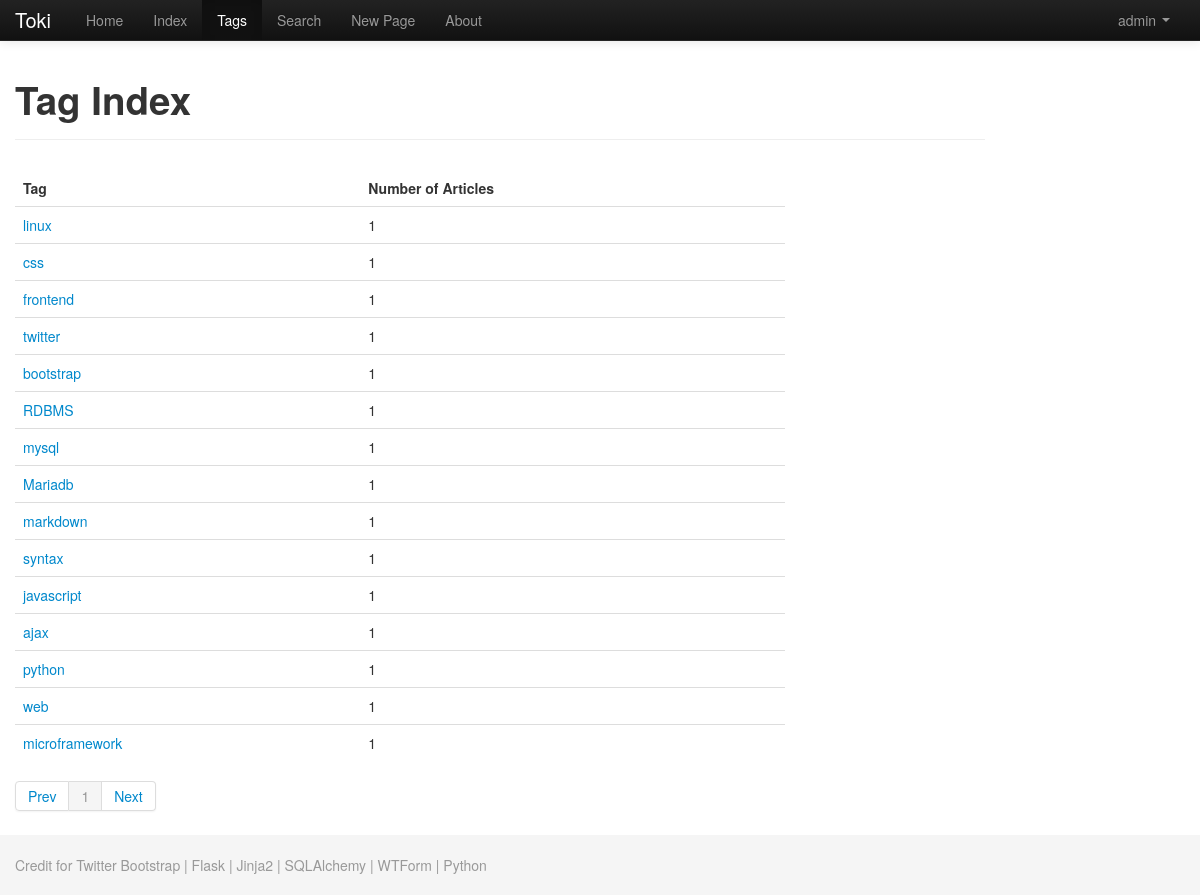
The page /tags/ (signed in) on the database its author committed.
### app/models.py (models this page shows, shortened)
class User(db.Model, UserMixin):
    id = db.Column(db.Integer, primary_key=True)
    username = db.Column(db.String(32), index=True, unique=True)
    password = db.Column(db.String(32))
    email = db.Column(db.String(120), unique=True)
    role = db.Column(db.SmallInteger, default=ROLE_USER)
    status = db.Column(db.SmallInteger, default=STATUS_WAITING_FOR_CONFIRM)
    logs = db.relationship('Log', backref='operator', lazy='dynamic')

class Tag(db.Model):
    id = db.Column(db.Integer, primary_key=True)
    name = db.Column(db.String(20), unique=True)

### app/views.py (the view)
@app.route('/tags/')
def tags():
    page_num = int(request.args.get('page_num', 1))
    sum = int(ceil(len(Tag.query.all())*1.0/items_per_page))
    if not sum == 0:
        if page_num < 1 or page_num > sum:
            abort(404)
    tags = pm.get_tag_index(page_num)
    return render_template('tags.html', tags=tags, page_num=page_num, sum=sum)

### app/helpers.py (called while the page is built)
    def get_tag_index(self, page_num=None):
        tags = Tag.query.all()
        if not page_num:
            return tags
        sum = len(tags)
        start = items_per_page*(page_num-1)
        end = items_per_page*page_num
        if sum < end:
            end = sum
        return tags[start:end]

### app/views.py (called while the page is built)
@lm.user_loader
def load_user(id):
    return User.query.get(int(id))

@app.before_request
def before_request():
    g.user = current_user

### app/templates/tags.html (shortened to what this page needs)
{% extends "base.html" %}
{% block title %}
    {{ _('Tag Index') }}
{% endblock title %}
{% block content %}
{% if tags %}
    <div>
	<table class="table">
		<thead>
			<tr>
				<th>{{ _('Tag') }}</th>
				<th>{{ _('Number of Articles') }}</th>
			</tr>
		</thead>
		<tbody>
			{% for tag in tags %}
				<tr>
					<td><a href="{{ url_for('tag', id=tag.id) }}">{{ tag.name }}</a></td>
					<td>{{ tag.pages|length }}</td>
				</tr>
			{% endfor %}
		</tbody>
	</table>
    </div>
        <div class="pagination">
      <ul>
          <li>{% if page_num == 1 %}
               <a href="">
          {% else %}
               <a href={{ url_for('tags', page_num=page_num-1) }}>
              {% endif %}{{ _('Prev') }}</a></li>
          {% for i in range(sum) %}
              <li {% if i==page_num-1 %} class="active" {% endif %}><a href={{ url_for('tags', page_num=i+1) }}>{{ i+1 }}</a></li>
          {% endfor %}
          <li>{% if page_num == sum %}
              <a href="">
          {% else %}
                <a href={{ url_for('tags', page_num=page_num+1) }}>
              {% endif %}{{ _('Next') }}</a></li>
      </ul>
    </div>
{% else %}
	<p>{{ _('There are no tags in use so far.') }}</p>
{% endif %}
{% endblock content %}

### app/templates/base.html (shortened to what this page needs)
{% from "helpers.html" import input %}
<!DOCTYPE html>
<html>
<head>
  <link rel="stylesheet" type="text/css" href="/static/css/bootstrap.css">
  <link rel="stylesheet" type="text/css" href="/static/css/bootstrap-responsive.css">
</head>
<body>
  <div id="wrap">
    <div class="navbar navbar-inverse navbar-fixed-top">
      <div class="navbar-inner">
        <div class="container">
          <a class="brand" href="{{ url_for('home') }}">Toki</a>
          <div class="nav-collapse collapse">
            <ul class="nav">
              <li id="nav-home"><a href="{{ url_for('home') }}">{{ _('Home') }}</a></li>
              <li id="nav-index"><a href="{{ url_for('index') }}">{{ _('Index') }}</a></li>
              <li id="nav-tags"><a href="{{ url_for('tags') }}">{{ _('Tags') }}</a></li>
              <li id="nav-search"><a href="{{ url_for('search') }}">{{ _('Search') }}</a></li>
              {% if not current_user.is_anonymous() %}
                <li id="nav-newpage"><a href="{{ url_for('create') }}">{{ _('New Page') }}</a></li>
              {% endif %}
              <li id="nav-about"><a href="{{ url_for('about') }}">{{ _('About') }}</a></li>
            </ul>
          </div>
          <ul class="nav pull-right">
            {% if current_user.is_anonymous() %}
                <li><a href="{{ url_for('login') }}" data-toggle="modal">{{ _('Login') }}</a></li>
                <li><a href="{{ url_for('register') }}">{{ _('Register') }}</a></li>
            {% else %}
              <li class="dropdown">
                <a href="#" class="dropdown-toggle" data-toggle="dropdown">{{current_user.username}} <b class="caret"></b></a>
              </li>
            {% endif %}
          </ul>
        </div>
      </div>
    </div>
    <div class="container">
      <div class="row">
        <div class="span10">
          {% block header %}
            <div class="page-header">
              <h1>{% block title %}{{ page.title }}{% endblock title %}</h1>
            </div>
          {% endblock header %}
        </div>
      </div>
      <div class="row">
        <div class="span8">
          {% block content %}
          {% endblock content %}
        </div>
            <div class="span4">
            </div>
        </div>
    </div>
    <div id="push"></div>
  </div>
  <div id="footer">
    <div class="container">
      <p class="muted credit">Credit for Twitter Bootstrap | Flask | Jinja2 | SQLAlchemy | WTForm | Python</p>
    </div>
  </div>
</body>
</html>

### rows shown on the page
User: username "admin"
Tag: name "linux", pages|length "1"
Tag: name "css", pages|length "1"
Tag: name "frontend", pages|length "1"
Tag: name "twitter", pages|length "1"
Tag: name "bootstrap", pages|length "1"
Tag: name "RDBMS", pages|length "1"
Tag: name "mysql", pages|length "1"
Tag: name "Mariadb", pages|length "1"
Tag: name "markdown", pages|length "1"
Tag: name "syntax", pages|length "1"
Tag: name "javascript", pages|length "1"
Tag: name "ajax", pages|length "1"
Tag: name "python", pages|length "1"
Tag: name "web", pages|length "1"
Tag: name "microframework", pages|length "1"

### other values the page prints
{{ i+1 }} "1"
